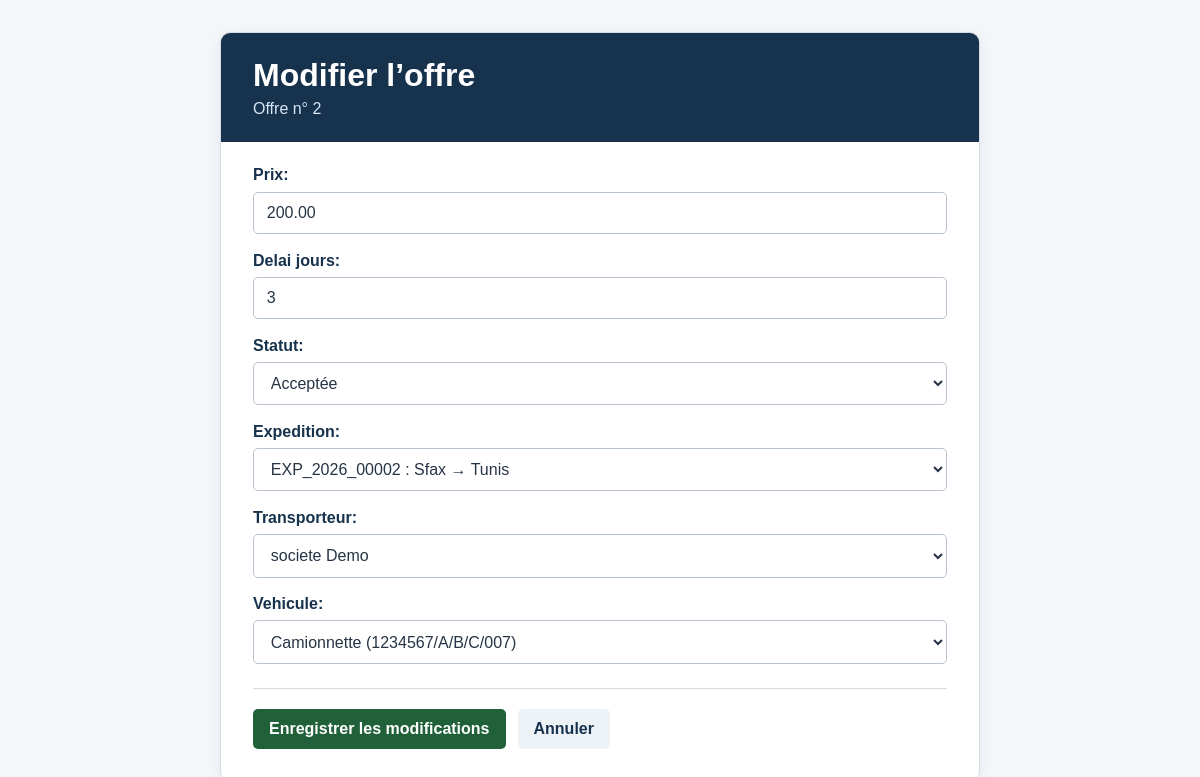
The app's page /offre/2/update/ (signed in) with its own data.
### OffreApp/models.py (models this page shows, shortened)
class Offre(models.Model):
    STATUT_CHOICES = [
        ('proposee', 'Proposée'),
        ('acceptee', 'Acceptée'),
        ('refusee', 'Refusée'),
        ('retiree', 'Retirée'),
    ]
    prix = models.DecimalField(
        max_digits=10,
        decimal_places=2,
        validators=[MinValueValidator(0.01)],
    )
    delai_jours = models.PositiveIntegerField(
        validators=[MinValueValidator(1)],
    )
    statut = models.CharField(
        max_length=20,
        choices=STATUT_CHOICES,
        default='proposee',
    )
    date_proposition = models.DateField(auto_now_add=True)
    expedition = models.ForeignKey(
        Expedition,
        on_delete=models.CASCADE,
        related_name='offres',
    )
    transporteur = models.ForeignKey(
        Entreprise,
        on_delete=models.CASCADE,
        related_name='offres',
        limit_choices_to={'type_entreprise': 'transporteur'},
    )
    vehicule = models.ForeignKey(
        Vehicule,
        on_delete=models.CASCADE,
        related_name='offres',
    )
    created_at = models.DateTimeField(auto_now_add=True)
    updated_at = models.DateTimeField(auto_now=True)
    class Meta:
        ordering = ['-created_at']

### OffreApp/views.py (the view)
# urls.py: path('<int:pk>/update/', OffreUpdateView.as_view(), name='offre_update'),
@method_decorator(staff_member_required, name='dispatch')
class OffreUpdateView(UpdateView):
    model = Offre
    form_class = OffreForm
    template_name = 'offre/form.html'
    success_url = reverse_lazy('offre_list')

### OffreApp/forms.py
class OffreForm(forms.ModelForm):
    class Meta:
        model = Offre
        exclude = ['date_proposition', 'created_at', 'updated_at']

### EntrepriseApp/models.py (called while the page is built)
    def __str__(self):
        return self.raison_sociale

### ExpeditionApp/models.py (called while the page is built)
    def __str__(self):
        return f'{self.reference} : {self.ville_depart} → {self.ville_arrivee}'

### VehiculeApp/models.py (called while the page is built)
    def __str__(self):
        return f'{self.get_type_vehicule_display()} ({self.immatriculation})'

### templates/offre/form.html (shortened to what this page needs)
<!DOCTYPE html>
<html lang="fr">
<head>
</head>
<body>
    <main>
        <header class="page-header">
            <h1>{% if object %}Modifier l’offre{% else %}Créer une offre{% endif %}</h1>
            {% if object %}
                <p>Offre n° {{ object.pk }}</p>
            {% else %}
                <p>Renseignez les informations de l’offre.</p>
            {% endif %}
        </header>
        <form method="post">
            {{ form.as_p }}
            <div class="form-actions">
                <button class="button submit-button" type="submit">
                    {% if object %}Enregistrer les modifications{% else %}Créer l’offre{% endif %}
                </button>
                <a class="button cancel-button" href="{% url 'offre_list' %}">Annuler</a>
            </div>
        </form>
    </main>
</body>
</html>

### templates/offre/form.html (style rules this page uses)
* { box-sizing: border-box; }
body { background: #f4f7fa; color: #263445; font-family: Arial, sans-serif; margin: 0; padding: 2rem 1rem; }
main { background: #fff; border: 1px solid #d5dce3; border-radius: 10px; box-shadow: 0 4px 14px rgb(23 50 77 / 8%); margin: 0 auto; max-width: 760px; overflow: hidden; }
.page-header { background: #17324d; color: #fff; padding: 1.5rem 2rem; }
.page-header h1 { margin: 0 0 0.4rem; }
.page-header p { color: #d7e6f4; margin: 0; }
form { padding: 1.5rem 2rem 2rem; }
form p { margin: 0 0 1.1rem; }
label { color: #17324d; display: block; font-weight: 700; margin-bottom: 0.45rem; }
input, select, textarea { background: #fff; border: 1px solid #b8c5d1; border-radius: 5px; color: #263445; font: inherit; max-width: 100%; padding: 0.7rem 0.8rem; width: 100%; }
.form-actions { border-top: 1px solid #d5dce3; display: flex; flex-wrap: wrap; gap: 0.75rem; margin-top: 1.5rem; padding-top: 1.25rem; }
.button { border: 0; border-radius: 5px; cursor: pointer; display: inline-block; font: inherit; font-weight: 700; padding: 0.7rem 1rem; text-decoration: none; }
.submit-button { background: #21613a; color: #fff; }
.cancel-button { background: #edf2f7; color: #17324d; }

### records on screen
Offre: pk "2", prix "200.00", delai_jours "3", statut "Acceptée", expedition "EXP_2026_00002 : Sfax → Tunis", transporteur "societe Demo", vehicule "Camionnette (1234567/A/B/C/007)"
